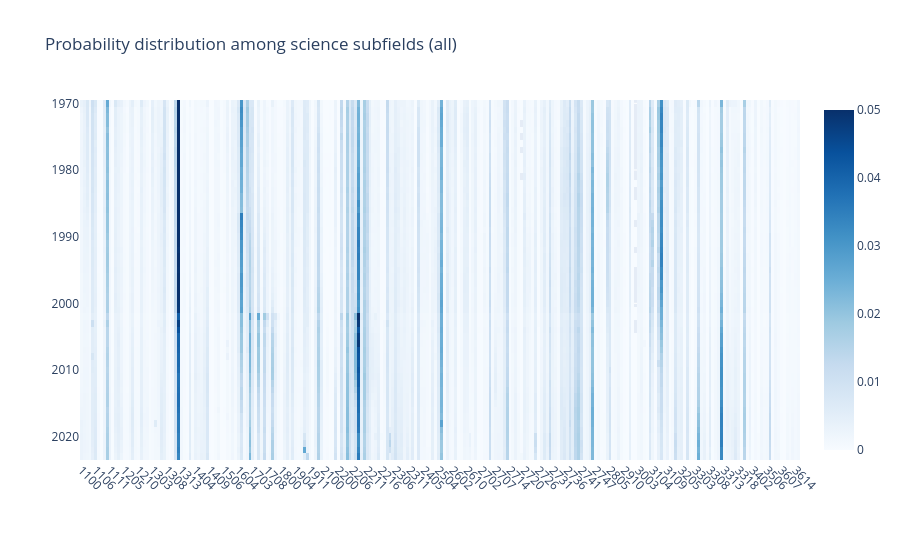

The cell this chart's notebook holds for it:
### Code cell
uf.plotly_heatmap(
    df_prob_all,
    x_labels=df_prob_all.columns.astype(str),
    y_labels=df_prob_all.index,
    x_type="subfield",
    z_min=0, z_max=0.05,
    line_height=10,
    colorscale="non-symmetric",
    title="Probability distribution among science subfields (all)",
)

### Figure 1 — Plotly figure (JSON) as saved in the notebook; plotly's stock layout.template omitted (floating-point values rounded to 4 significant figures; data arrays with more than 128 entries replaced by an {"elided": "..."} marker saying what was removed)
{"data": [{"colorscale": [[0.0, "rgb(247,251,255)"], [0.125, "rgb(222,235,247)"], [0.25, "rgb(198,219,239)"], [0.375, "rgb(158,202,225)"], [0.5, "rgb(107,174,214)"], [0.625, "rgb(66,146,198)"], [0.75, "rgb(33,113,181)"], [0.875, "rgb(8,81,156)"], [1.0, "rgb(8,48,107)"]], "customdata": {"elided": "54x252x2 mixed values"}, "hovertemplate": "<b>X: </b>%{customdata[0]}<br><b>Y: </b>%{customdata[1]}<br><b>Z: </b> %{z:.3f}<br><extra></extra>", "x": {"elided": "252 str values"}, "y": [1970, 1971, 1972, 1973, 1974, 1975, 1976, 1977, 1978, 1979, 1980, 1981, 1982, 1983, 1984, 1985, 1986, 1987, 1988, 1989, 1990, 1991, 1992, 1993, 1994, 1995, 1996, 1997, 1998, 1999, 2000, 2001, 2002, 2003, 2004, 2005, 2006, 2007, 2008, 2009, 2010, 2011, 2012, 2013, 2014, 2015, 2016, 2017, 2018, 2019, 2020, 2021, 2022, 2023], "z": {"elided": "54x252 float values"}, "zmax": 0.05, "zmin": 0, "type": "heatmap"}], "layout": {"xaxis": {"tickangle": 45, "automargin": true}, "yaxis": {"autorange": "reversed", "automargin": true}, "title": {"text": "Probability distribution among science subfields (all)"}, "height": 540}}
